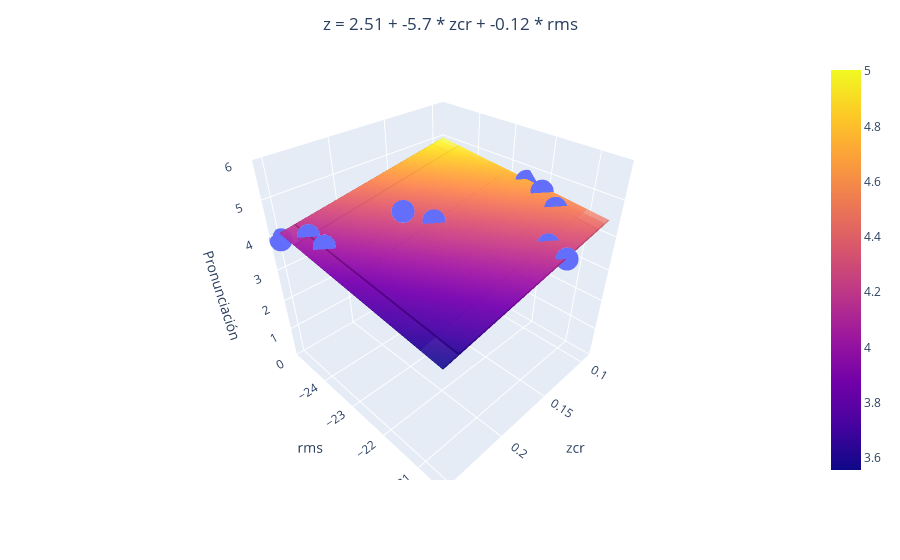

The cell this chart's notebook holds for it:
### Code cell
if len(dicc_model) == 2:
    import plotly.express as px
    import plotly.graph_objects as go

    # Seleccionamos solo las características seleccionadas en X
    X_selected = X[:, selected_features]

    # Entrenamos el modelo de regresión con las características seleccionadas
    regr_multivar = LinearRegression()
    regr_multivar.fit(X_selected, y)

    # Obtenemos las predicciones del modelo para las características seleccionadas
    y_pred = regr_multivar.predict(X_selected)

    # Crear la figura
    fig = px.scatter_3d(x=X_selected[:, 0], y=X_selected[:, 1], z=y)

    # Crear el plano de regresión
    xx, yy = np.meshgrid(X_selected[:, 0], X_selected[:, 1])
    zz = regr_multivar.intercept_ + np.dot(np.array([xx.ravel(), yy.ravel()]).T, regr_multivar.coef_.ravel()).reshape(xx.shape)
    fig.add_trace(go.Surface(x=xx, y=yy, z=zz, opacity=0.5))

    # Construir la cadena de texto para la ecuación del plano
    equation = f'z = {regr_multivar.intercept_.round(2)}'
    for i, (key, model) in enumerate(dicc_model.items()):
        equation += f' + {regr_multivar.coef_[i].round(2)} * {key.replace("_model", "")}'
    
    # Centrar el título
    fig.update_layout(title=dict(text=equation, x=0.5, xanchor='center'))

    # Etiquetas de los ejes y rango del eje z
    fig.update_layout(scene=dict(xaxis_title=list(dicc_model.keys())[0].replace("_model", ""), yaxis_title=list(dicc_model.keys())[1].replace("_model", ""), zaxis_title='Pronunciación', zaxis=dict(range=[0, 6]), yaxis=dict(tickvals=[-24, -23, -22, -21])))

    fig.write_html(
       os.path.join(PATH, TEST_FOLDER, REGGRESSION_FOLDER, PARAMETRIC_FOLDER, PRONUNCIACION_FOLDER, MALE_FOLDER, 'regresion_pronunciacion_multivariable_male.html')
    )

    fig.show()

### Figure 1 — Plotly figure (JSON) as saved in the notebook; plotly's stock layout.template omitted (floating-point values rounded to 4 significant figures)
{"data": [{"hovertemplate": "x=%{x}<br>y=%{y}<br>z=%{z}<extra></extra>", "legendgroup": "", "marker": {"color": "#636efa", "symbol": "circle"}, "mode": "markers", "name": "", "scene": "scene", "showlegend": false, "type": "scatter3d", "x": [0.09805, 0.2516, 0.2392, 0.1055, 0.1851, 0.1374, 0.2398, 0.1423, 0.1727, 0.09304], "y": [-22, -25, -24, -21.5, -23.5, -21, -24.5, -20.5, -23, -22.5], "z": [4.636, 3.915, 4.098, 4.482, 4.519, 4.2, 4.128, 4.182, 4.333, 4.643]}, {"opacity": 0.5, "type": "surface", "x": [[0.09805, 0.2516, 0.2392, 0.1055, 0.1851, 0.1374, 0.2398, 0.1423, 0.1727, 0.09304], [0.09805, 0.2516, 0.2392, 0.1055, 0.1851, 0.1374, 0.2398, 0.1423, 0.1727, 0.09304], [0.09805, 0.2516, 0.2392, 0.1055, 0.1851, 0.1374, 0.2398, 0.1423, 0.1727, 0.09304], [0.09805, 0.2516, 0.2392, 0.1055, 0.1851, 0.1374, 0.2398, 0.1423, 0.1727, 0.09304], [0.09805, 0.2516, 0.2392, 0.1055, 0.1851, 0.1374, 0.2398, 0.1423, 0.1727, 0.09304], [0.09805, 0.2516, 0.2392, 0.1055, 0.1851, 0.1374, 0.2398, 0.1423, 0.1727, 0.09304], [0.09805, 0.2516, 0.2392, 0.1055, 0.1851, 0.1374, 0.2398, 0.1423, 0.1727, 0.09304], [0.09805, 0.2516, 0.2392, 0.1055, 0.1851, 0.1374, 0.2398, 0.1423, 0.1727, 0.09304], [0.09805, 0.2516, 0.2392, 0.1055, 0.1851, 0.1374, 0.2398, 0.1423, 0.1727, 0.09304], [0.09805, 0.2516, 0.2392, 0.1055, 0.1851, 0.1374, 0.2398, 0.1423, 0.1727, 0.09304]], "y": [[-22, -22, -22, -22, -22, -22, -22, -22, -22, -22], [-25, -25, -25, -25, -25, -25, -25, -25, -25, -25], [-24, -24, -24, -24, -24, -24, -24, -24, -24, -24], [-21.5, -21.5, -21.5, -21.5, -21.5, -21.5, -21.5, -21.5, -21.5, -21.5], [-23.5, -23.5, -23.5, -23.5, -23.5, -23.5, -23.5, -23.5, -23.5, -23.5], [-21, -21, -21, -21, -21, -21, -21, -21, -21, -21], [-24.5, -24.5, -24.5, -24.5, -24.5, -24.5, -24.5, -24.5, -24.5, -24.5], [-20.5, -20.5, -20.5, -20.5, -20.5, -20.5, -20.5, -20.5, -20.5, -20.5], [-23, -23, -23, -23, -23, -23, -23, -23, -23, -23], [-22.5, -22.5, -22.5, -22.5, -22.5, -22.5, -22.5, -22.5, -22.5, -22.5]], "z": [[4.613, 3.737, 3.808, 4.571, 4.117, 4.389, 3.804, 4.361, 4.187, 4.642], [4.976, 4.1, 4.171, 4.933, 4.479, 4.751, 4.167, 4.723, 4.55, 5.004], [4.855, 3.979, 4.05, 4.813, 4.359, 4.63, 4.046, 4.603, 4.429, 4.883], [4.553, 3.677, 3.748, 4.511, 4.057, 4.328, 3.744, 4.301, 4.127, 4.581], [4.794, 3.918, 3.989, 4.752, 4.298, 4.57, 3.986, 4.542, 4.368, 4.823], [4.492, 3.616, 3.687, 4.45, 3.996, 4.268, 3.684, 4.24, 4.066, 4.521], [4.915, 4.039, 4.11, 4.873, 4.419, 4.691, 4.106, 4.663, 4.489, 4.944], [4.432, 3.556, 3.627, 4.39, 3.936, 4.207, 3.623, 4.18, 4.006, 4.461], [4.734, 3.858, 3.929, 4.692, 4.238, 4.509, 3.925, 4.482, 4.308, 4.763], [4.674, 3.798, 3.869, 4.631, 4.177, 4.449, 3.865, 4.421, 4.248, 4.702]]}], "layout": {"legend": {"tracegroupgap": 0}, "margin": {"t": 60}, "scene": {"domain": {"x": [0, 1], "y": [0, 1]}, "xaxis": {"title": {"text": "zcr"}}, "yaxis": {"tickvals": [-24, -23, -22, -21], "title": {"text": "rms"}}, "zaxis": {"range": [0, 6], "title": {"text": "Pronunciación"}}}, "title": {"text": "z = 2.51 + -5.7 * zcr + -0.12 * rms", "x": 0.5, "xanchor": "center"}}}
